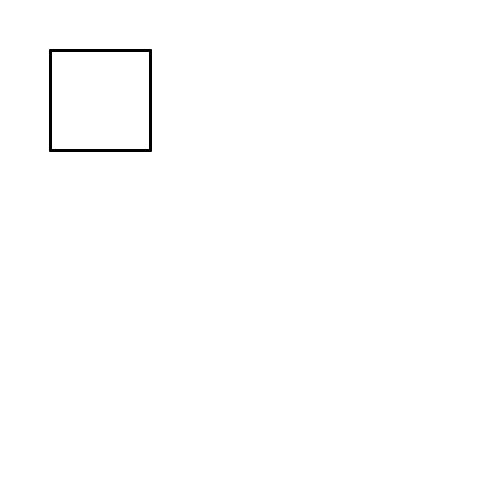
Frame 1 (no input)
Frame 60 (the mouse pressed at the canvas centre just before this capture): identical to frame 1, image omitted
Frame 120 (the mouse held since frame 60 and released just before this capture): identical to frame 1, image omitted

The Processing sketch that drew this single still picture (run headless with seeded random() and noise(); from frame 60 on, the mouse is pressed at the canvas centre):

// Processing sketch: ho9_opdr_9_4
// ── ho9_opdr_9_4.pde



void setup(){
  size(500,500);  
  
}


void draw(){
  background(255,255,255);
vierkantTekenen(50,50,50,150);
vierkantTekenen(50,150,150,150);
vierkantTekenen(150,150,150,50);
vierkantTekenen(150,50,50,50);
}
void vierkantTekenen(int x, int y, int x2, int y2){
  stroke(0,0,0);
  strokeWeight(3);
  line(x,y,x2,y2);
}
